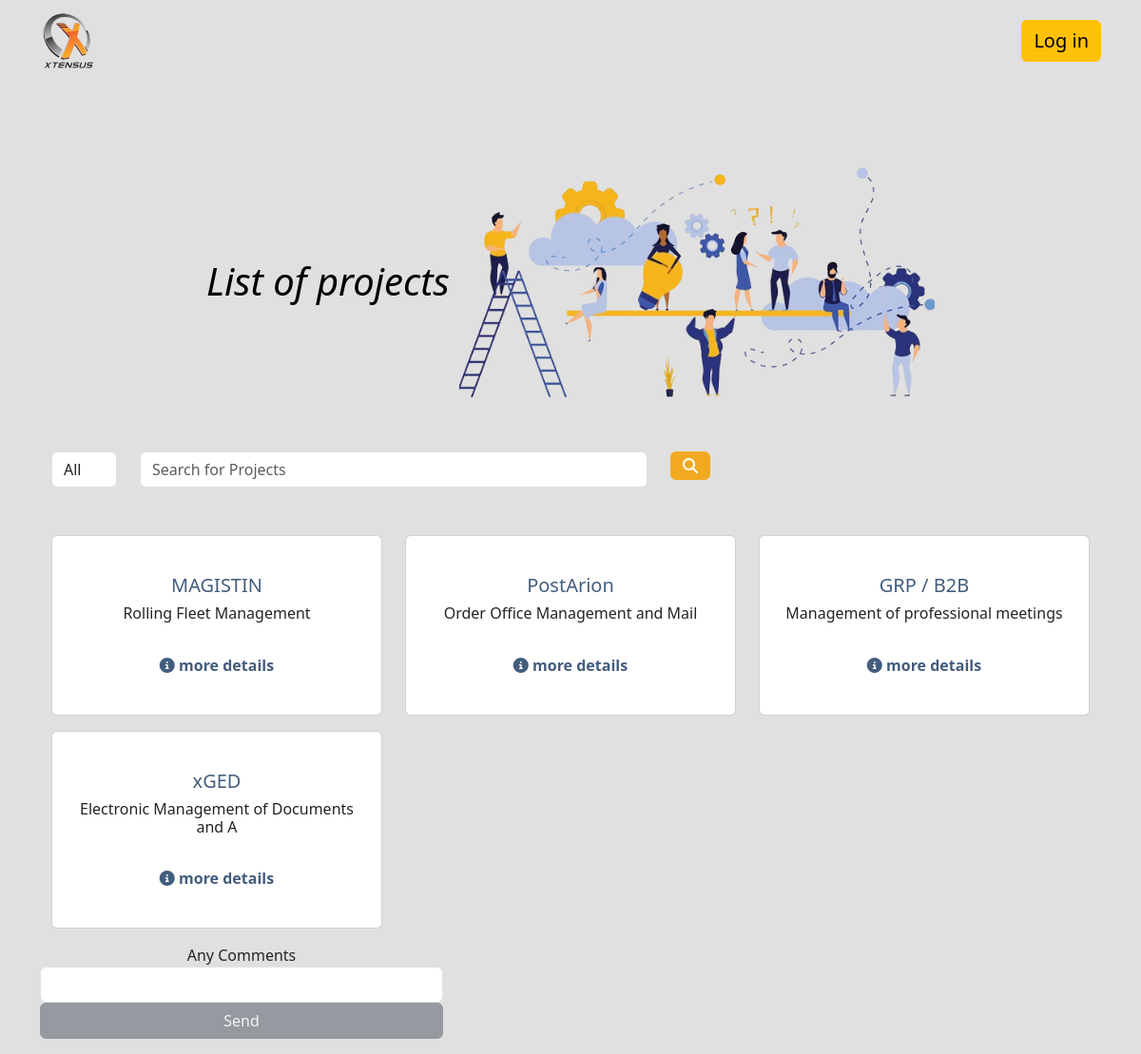
The page / on the database its author committed.
### tables this page shows
CREATE TABLE `projet` (
  `ProjetId` int(4) NOT NULL,
  `Titre` varchar(40) NOT NULL,
  `Duree` varchar(40) NOT NULL,
  `Date` date NOT NULL,
  `logo` varchar(40) NOT NULL,
  `pDescription` varchar(1000) NOT NULL,
  `Description` varchar(10000) NOT NULL
);

### index.php (the view, shortened to what this page needs)
<head>
  <link href="https://cdn.jsdelivr.net/npm/bootstrap@5.3.2/dist/css/bootstrap.min.css" rel="stylesheet">
  <link rel="stylesheet" href="https://cdnjs.cloudflare.com/ajax/libs/font-awesome/6.4.2/css/all.min.css" />
</head>
<body style="background-color : #E0E0E0">
<header style="background-color: #E0E0E0; font-size: 20px;">
    <div class="container">
      <nav class="navbar navbar-dark navbar-expand-lg">
        <a class="navbar-brand" href="index.php">
          <img src="xtensus_logo.png" height="60" alt="image">
        </a>
        <div class="collapse navbar-collapse justify-content-end ml-auto" id="navbarNav5" >
          <ul class="navbar-nav mr-auto">
            <a href=Login.php style="font-size: 20px;" class="btn btn-warning ml-md-3">Log in</a>
          </ul>
        </div>
      </nav>
    </div>
  </header>
  <br><br>
<h1 style="text-align : center ; color:black; font-size:40px " ><em> List of projects  </em>      <img src="projet10.png" width="500px"></h1>
<div class="container">
	<div class="container">
        <form  class="row"  method='POST' style="padding-left:50 px">
            <div class="col-md-1 ">
            <select class="form-control"  name="All">
                <option selected value="">All</option>
</select>
            </div>
            <div class="col-md-6 ">
                <input type="text"  class="form-control" placeholder="Search for Projects" name="searchTitle" />
            </div>
            <div class="col-md-3 ">
            <button style="background-color: #F2A922; border-color: #F2A922;" type="submit" class="btn btn-primary btn-block" name='valider'>
                    <i class="fa-solid fa-magnifying-glass"></i>
                </button>
        </div>
        </form>
        <br>
        <?php
            if (isset($_POST['valider'])) {
                include("connexion.php");
                $counter = 0;
                $searchTitle = $_POST['searchTitle'];
                    $query = "SELECT Titre, logo , pDescription , ProjetId FROM Projet  WHERE Projet.Titre LIKE '%$searchTitle%' ";
                $result = $connexion->query($query);
                while ($m = $result->fetch(PDO::FETCH_ASSOC)) {
                  if ($counter % 3 == 0) {
                    echo "<div class='row row-cols-3'>";
                }
                  echo "
                    <div class='col-md-4'>
                    <div class='card mb-3' style='max-width: 550px ; '>
                  <div class='row g-0'  >
                    <div class='col-md-8' style='width:100% ; text-align:center'>
                      <div class='card-body' >
                      <br>
                        <h5 class='card-title'  style= '  color:#435d7d '>" . $m['Titre'] . "</h5>
                        <h6 style='text-align : center '>" . $m['pDescription'] . "</h6>
                        <br><div><a style='color:#435d7d ' href=Detaille_Projet.php?ProjetId=" . $m['ProjetId'] . " class='a1'><i class='fa-solid fa-circle-info'></i> more details </a>
                        <br> <br>
                        </div>
                        </div>
                      </div>
                    </div>
                  </div>
                </div>
                " ;
                $counter++;
                if ($counter % 3 == 0) {
                    echo "</div>";
                }
            } }
            else {
      include("connexion.php");
      $counter = 0;
                $aff = $connexion->query("SELECT Titre , logo , ProjetId , pDescription FROM Projet  ");
                while ($m = $aff->fetch(PDO::FETCH_ASSOC)) {
                  if ($counter % 3 == 0) {
                    echo "<div class='row row-cols-3'>";
                }
                  echo "
      <div class='col-md-4'>
      <div class='card mb-3' style='max-width: 540px;'>
    <div class='row g-0'>
      <div class='col-md-8' style='width:100% ; text-align:center''>
        <div class='card-body'>
        <br>
          <h5 class='card-title' style= ' color:#435d7d ' >" . $m['Titre'] . "</h5>
          <h6 style=' text-align : center '>" . $m['pDescription'] . "</h6>
          <br><div><a style='color:#435d7d ; ' href=Detaille_Projet.php?ProjetId=" . $m['ProjetId'] . " class='a1'><i class='fa-solid fa-circle-info'></i> more details</a>
                        <br><br></div></div>
      </div>
    </div>
  </div>
  </div>" ;
  $counter++;
  if ($counter % 3 == 0) {
      echo "</div>";
  }
            }}
            ?>
      </div>
      <div>
          <form class="box-form" action="" method="POST" style="width:400px ; text-align:center">
      <label> Any Comments</label>
          <div class="row">
            <input id="commentInput" class="form-control" type="text" name="comment">
            <button id="submitButton" type="submit" class="btn btn-secondary" name="submit" disabled> Send </button>
          </div>
</form>
          </div>
      </div>

### index.php (style rules this page uses)
.a1 { color:black ; text-decoration:none; font-weight:bold }

### rows shown on the page
projet: Titre "MAGISTIN", pDescription "Rolling Fleet Management"
projet: Titre "PostArion", pDescription "Order Office Management and Mail"
projet: Titre "GRP / B2B", pDescription "Management of professional meetings"
projet: Titre "xGED", pDescription "Electronic Management of Documents and A"
